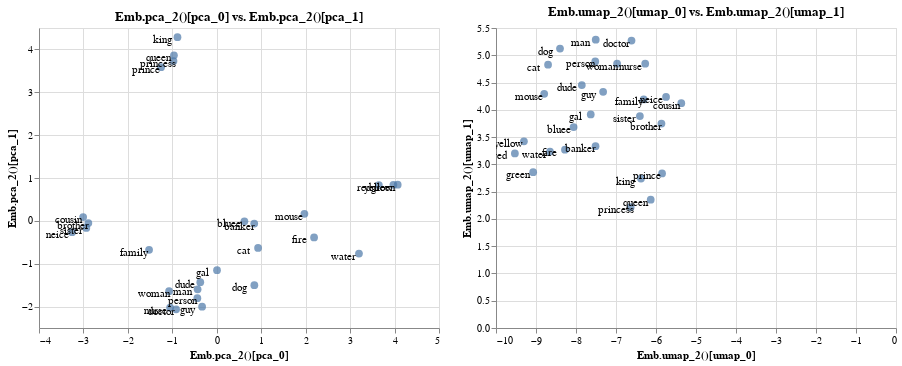

The code cell stored with this chart in its notebook:
### Markdown cell above
## Transformations

There's something extra too. Sofar we're been mapping vectors unto other ones in order to plot them. But theoretically we could go a step further.

### Code cell
from whatlies.transformers import Pca, Umap

orig_chart = emb.plot_interactive('man', 'woman')
pca_emb = emb.transform(Pca(2))
umap_emb = emb.transform(Umap(2))

pca_emb.plot_interactive('pca_0', 'pca_1') | umap_emb.plot_interactive('umap_0', 'umap_1')

### Figure 1 — Vega-Lite specification as saved in the notebook (floating-point values rounded to 4 significant figures)
{"config": {"view": {"continuousWidth": 400, "continuousHeight": 300}}, "hconcat": [{"layer": [{"mark": {"type": "circle", "size": 60}, "encoding": {"tooltip": [{"type": "nominal", "field": "name"}, {"type": "nominal", "field": "original"}], "x": {"type": "quantitative", "axis": {"title": "Emb.pca_2()[pca_0]"}, "field": "x_axis"}, "y": {"type": "quantitative", "axis": {"title": "Emb.pca_2()[pca_1]"}, "field": "y_axis"}}, "selection": {"selector006": {"type": "interval", "bind": "scales", "encodings": ["x", "y"]}}, "title": "Emb.pca_2()[pca_0] vs. Emb.pca_2()[pca_1]"}, {"mark": {"type": "text", "color": "black", "dx": -15, "dy": 3}, "encoding": {"text": {"type": "nominal", "field": "original"}, "x": {"type": "quantitative", "axis": {"title": "Emb.pca_2()[pca_0]"}, "field": "x_axis"}, "y": {"type": "quantitative", "axis": {"title": "Emb.pca_2()[pca_1]"}, "field": "y_axis"}}}], "data": {"name": "data-18933e1b9debc95e29ef0e4e451d1dd2"}}, {"layer": [{"mark": {"type": "circle", "size": 60}, "encoding": {"tooltip": [{"type": "nominal", "field": "name"}, {"type": "nominal", "field": "original"}], "x": {"type": "quantitative", "axis": {"title": "Emb.umap_2()[umap_0]"}, "field": "x_axis"}, "y": {"type": "quantitative", "axis": {"title": "Emb.umap_2()[umap_1]"}, "field": "y_axis"}}, "selection": {"selector007": {"type": "interval", "bind": "scales", "encodings": ["x", "y"]}}, "title": "Emb.umap_2()[umap_0] vs. Emb.umap_2()[umap_1]"}, {"mark": {"type": "text", "color": "black", "dx": -15, "dy": 3}, "encoding": {"text": {"type": "nominal", "field": "original"}, "x": {"type": "quantitative", "axis": {"title": "Emb.umap_2()[umap_0]"}, "field": "x_axis"}, "y": {"type": "quantitative", "axis": {"title": "Emb.umap_2()[umap_1]"}, "field": "y_axis"}}}], "data": {"name": "data-554d6c232510da4d2e6de1f424929082"}}], "$schema": "https://vega.github.io/schema/vega-lite/v4.0.2.json", "datasets": {"data-18933e1b9debc95e29ef0e4e451d1dd2": [{"x_axis": -1.254, "y_axis": 3.587, "name": "Emb.pca_2()[prince]", "original": "prince"}, {"x_axis": -0.9741, "y_axis": 3.729, "name": "Emb.pca_2()[princess]", "original": "princess"}, {"x_axis": -1.05, "y_axis": -2.027, "name": "Emb.pca_2()[nurse]", "original": "nurse"}, {"x_axis": -0.9151, "y_axis": -2.064, "name": "Emb.pca_2()[doctor]", "original": "doctor"}, {"x_axis": 0.843, "y_axis": -0.06273, "name": "Emb.pca_2()[banker]", "original": "banker"}, {"x_axis": -0.4313, "y_axis": -1.598, "name": "Emb.pca_2()[man]", "original": "man"}, {"x_axis": -1.073, "y_axis": -1.642, "name": "Emb.pca_2()[woman]", "original": "woman"}, {"x_axis": -3.007, "y_axis": 0.08845, "name": "Emb.pca_2()[cousin]", "original": "cousin"}, {"x_axis": -3.256, "y_axis": -0.2641, "name": "Emb.pca_2()[neice]", "original": "neice"}, {"x_axis": -0.8844, "y_axis": 4.284, "name": "Emb.pca_2()[king]", "original": "king"}, {"x_axis": -0.9638, "y_axis": 3.863, "name": "Emb.pca_2()[queen]", "original": "queen"}, {"x_axis": -0.3714, "y_axis": -1.431, "name": "Emb.pca_2()[dude]", "original": "dude"}, {"x_axis": -0.3302, "y_axis": -2.004, "name": "Emb.pca_2()[guy]", "original": "guy"}, {"x_axis": 0.005235, "y_axis": -1.151, "name": "Emb.pca_2()[gal]", "original": "gal"}, {"x_axis": 2.189, "y_axis": -0.3875, "name": "Emb.pca_2()[fire]", "original": "fire"}, {"x_axis": 0.8451, "y_axis": -1.501, "name": "Emb.pca_2()[dog]", "original": "dog"}, {"x_axis": 0.9291, "y_axis": -0.6315, "name": "Emb.pca_2()[cat]", "original": "cat"}, {"x_axis": 1.972, "y_axis": 0.1653, "name": "Emb.pca_2()[mouse]", "original": "mouse"}, {"x_axis": 3.646, "y_axis": 0.834, "name": "Emb.pca_2()[red]", "original": "red"}, {"x_axis": 0.6217, "y_axis": -0.01161, "name": "Emb.pca_2()[bluee]", "original": "bluee"}, {"x_axis": 4.071, "y_axis": 0.8429, "name": "Emb.pca_2()[green]", "original": "green"}, {"x_axis": 3.974, "y_axis": 0.8421, "name": "Emb.pca_2()[yellow]", "original": "yellow"}, {"x_axis": 3.199, "y_axis": -0.7631, "name": "Emb.pca_2()[water]", "original": "water"}, {"x_axis": -0.437, "y_axis": -1.806, "name": "Emb.pca_2()[person]", "original": "person"}, {"x_axis": -1.523, "y_axis": -0.6767, "name": "Emb.pca_2()[family]", "original": "family"}, {"x_axis": -2.889, "y_axis": -0.05042, "name": "Emb.pca_2()[brother]", "original": "brother"}, {"x_axis": -2.936, "y_axis": -0.1657, "name": "Emb.pca_2()[sister]", "original": "sister"}], "data-554d6c232510da4d2e6de1f424929082": [{"x_axis": -5.849, "y_axis": 2.833, "name": "Emb.umap_2()[prince]", "original": "prince"}, {"x_axis": -6.635, "y_axis": 2.216, "name": "Emb.umap_2()[princess]", "original": "princess"}, {"x_axis": -6.27, "y_axis": 4.845, "name": "Emb.umap_2()[nurse]", "original": "nurse"}, {"x_axis": -6.612, "y_axis": 5.269, "name": "Emb.umap_2()[doctor]", "original": "doctor"}, {"x_axis": -7.512, "y_axis": 3.332, "name": "Emb.umap_2()[banker]", "original": "banker"}, {"x_axis": -7.507, "y_axis": 5.286, "name": "Emb.umap_2()[man]", "original": "man"}, {"x_axis": -6.973, "y_axis": 4.847, "name": "Emb.umap_2()[woman]", "original": "woman"}, {"x_axis": -5.367, "y_axis": 4.123, "name": "Emb.umap_2()[cousin]", "original": "cousin"}, {"x_axis": -5.749, "y_axis": 4.236, "name": "Emb.umap_2()[neice]", "original": "neice"}, {"x_axis": -6.375, "y_axis": 2.74, "name": "Emb.umap_2()[king]", "original": "king"}, {"x_axis": -6.132, "y_axis": 2.351, "name": "Emb.umap_2()[queen]", "original": "queen"}, {"x_axis": -7.854, "y_axis": 4.453, "name": "Emb.umap_2()[dude]", "original": "dude"}, {"x_axis": -7.322, "y_axis": 4.33, "name": "Emb.umap_2()[guy]", "original": "guy"}, {"x_axis": -7.631, "y_axis": 3.916, "name": "Emb.umap_2()[gal]", "original": "gal"}, {"x_axis": -8.275, "y_axis": 3.27, "name": "Emb.umap_2()[fire]", "original": "fire"}, {"x_axis": -8.4, "y_axis": 5.124, "name": "Emb.umap_2()[dog]", "original": "dog"}, {"x_axis": -8.698, "y_axis": 4.828, "name": "Emb.umap_2()[cat]", "original": "cat"}, {"x_axis": -8.795, "y_axis": 4.293, "name": "Emb.umap_2()[mouse]", "original": "mouse"}, {"x_axis": -9.528, "y_axis": 3.2, "name": "Emb.umap_2()[red]", "original": "red"}, {"x_axis": -8.06, "y_axis": 3.684, "name": "Emb.umap_2()[bluee]", "original": "bluee"}, {"x_axis": -9.072, "y_axis": 2.857, "name": "Emb.umap_2()[green]", "original": "green"}, {"x_axis": -9.302, "y_axis": 3.423, "name": "Emb.umap_2()[yellow]", "original": "yellow"}, {"x_axis": -8.65, "y_axis": 3.235, "name": "Emb.umap_2()[water]", "original": "water"}, {"x_axis": -7.519, "y_axis": 4.886, "name": "Emb.umap_2()[person]", "original": "person"}, {"x_axis": -6.308, "y_axis": 4.19, "name": "Emb.umap_2()[family]", "original": "family"}, {"x_axis": -5.864, "y_axis": 3.748, "name": "Emb.umap_2()[brother]", "original": "brother"}, {"x_axis": -6.403, "y_axis": 3.886, "name": "Emb.umap_2()[sister]", "original": "sister"}]}}
